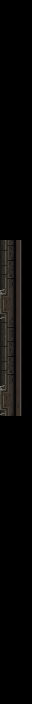

This game map was drawn from its Tiled (.tmx) file and the tilesets committed beside it. A one-line description and the full map source follow:
An orthogonal 2x44 tile map with 16x16 px tiles, 1 tile layer (Слой тайлов 1).

<map version="1.9" tiledversion="1.9.2" orientation="orthogonal" renderorder="right-down" width="2" height="44" tilewidth="16" tileheight="16" infinite="0" nextlayerid="2" nextobjectid="1">
 <tileset firstgid="1" source="mainlevbuild.tsx" />
 <layer id="1" name="Слой тайлов 1" width="2" height="44">
  <data encoding="csv">
0,0,
0,0,
0,0,
0,0,
0,0,
0,0,
0,0,
0,0,
0,0,
0,0,
0,0,
0,0,
0,0,
0,0,
0,0,
3758098062,2147484994,
3758098061,2147484994,
3758098060,2147484994,
3758097163,2147484994,
3758097162,2147484994,
3758098063,2147484994,
3758098062,2147484994,
3758098061,2147484994,
3758098060,2147484994,
3758097163,2147485058,
3758097162,2147485122,
0,0,
0,0,
0,0,
0,0,
0,0,
0,0,
0,0,
0,0,
0,0,
0,0,
0,0,
0,0,
0,0,
0,0,
0,0,
0,0,
0,0,
0,0
</data>
 </layer>
</map>
